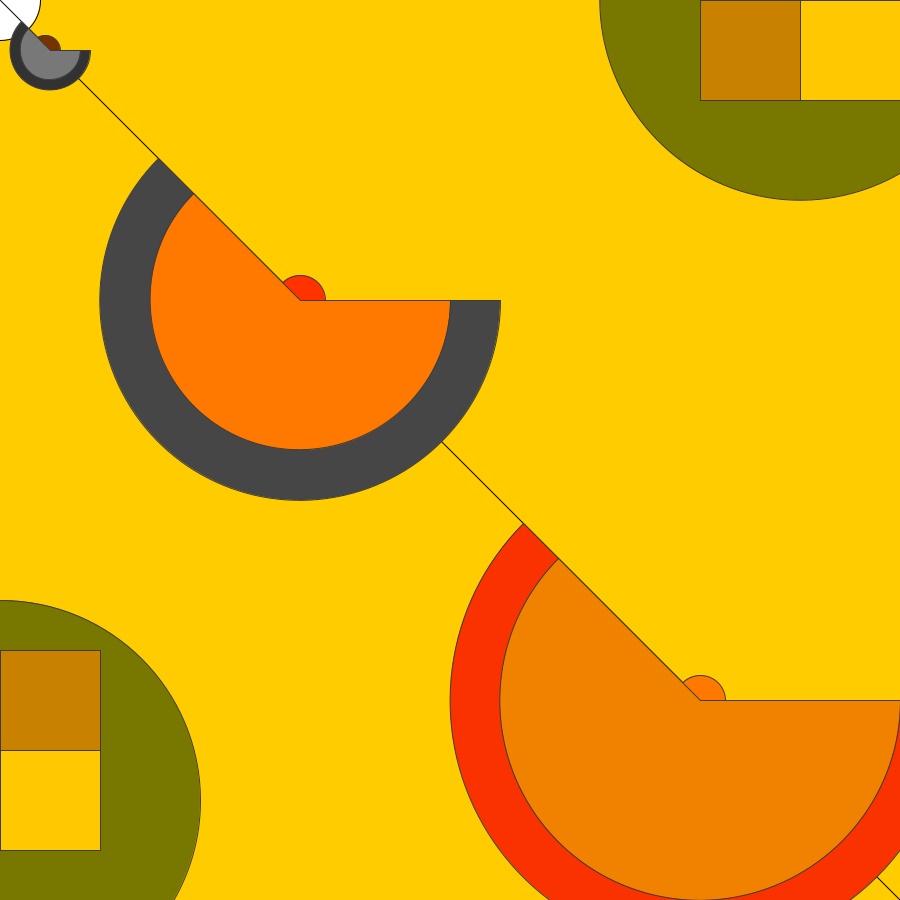
Frame 1 (no input)
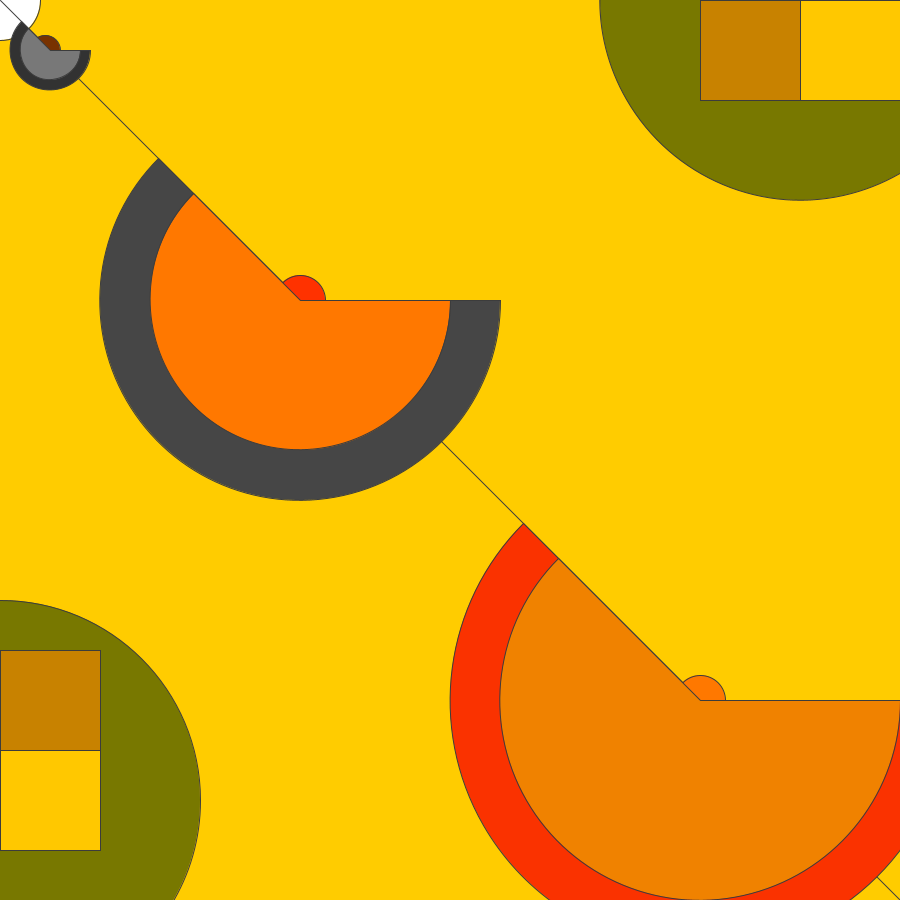
Frame 60 (the mouse pressed at the canvas centre just before this capture)
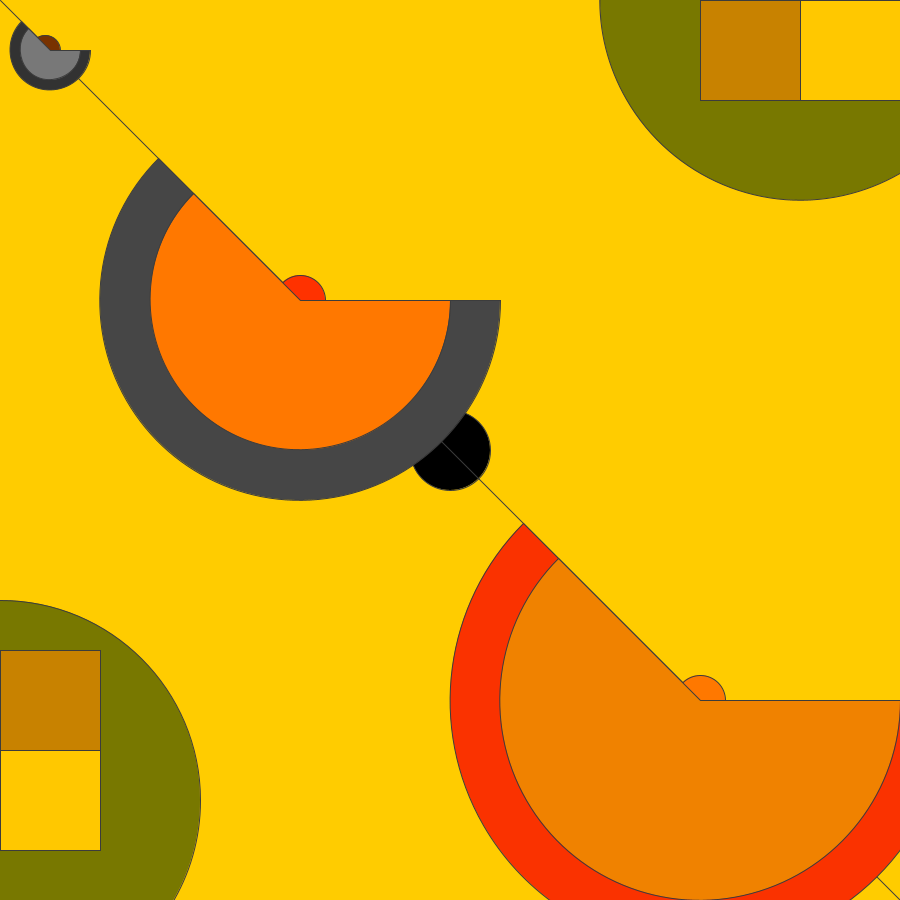
Frame 120 (the mouse held since frame 60 and released just before this capture)

The Processing sketch that drew these frames (run headless with seeded random() and noise(); from frame 60 on, the mouse is pressed at the canvas centre):

// Processing sketch: Shapes
// ── Shapes.pde
void setup(){
  size (900,900);
 print("kricel"); 
 smooth ();
  
}

void draw (){
background (255,204,0);
if (mousePressed){
  fill (0);
} else {
  fill (255);
}
ellipse (mouseX,mouseY, 80,80);
line (0,0,width,height);
stroke (60);
fill (50);
arc (50,50,80,80,0,PI+QUARTER_PI,PIE);
fill (120,50,0);
ellipse (45,50,30,30);
fill (120);
arc(50,50,60,60,0,PI+QUARTER_PI,PIE);
fill(70);
arc (300,300,400,400,0,PI+QUARTER_PI,PIE);
fill (300,50,0);
ellipse ( 300,300,50,50);
fill (250,50,0);
arc (700,700,500,500,0, PI+QUARTER_PI,PIE);
fill (400,120,0);
ellipse (700,700,50,50);
arc (300,300,300,300,0,PI+QUARTER_PI,PIE);
fill(240,130,0);
arc (700,700,400,400,0,PI+QUARTER_PI,PIE);
fill (120,120,0);
arc (800,0,400,400,0,PI+QUARTER_PI,PIE);
ellipse (0,800,400,400);
fill (200,130,0);
rect (700,0,100,100);
fill (300,200,0);
rect (800,0, 100,100);
fill(200,130,0);
rect(0,650,100,100);
fill (300,200,0);
rect (0,750,100,100);



}
